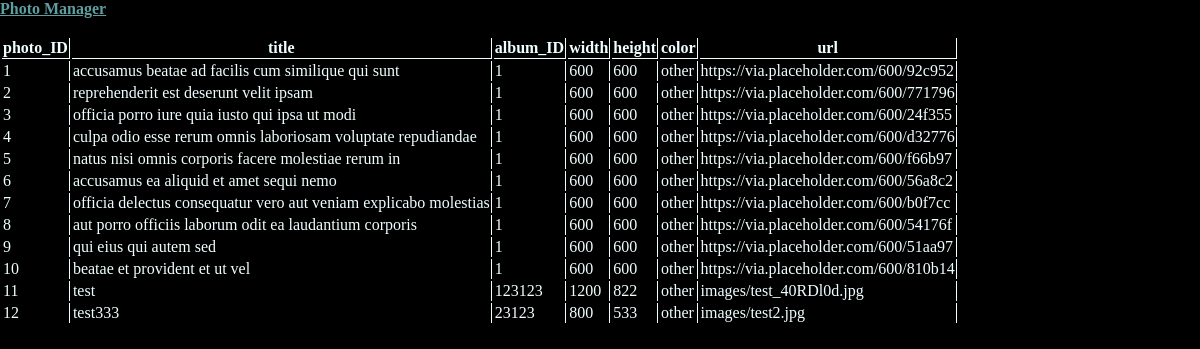
/photo-manager/options/read, run on an earlier commit of the app's database.
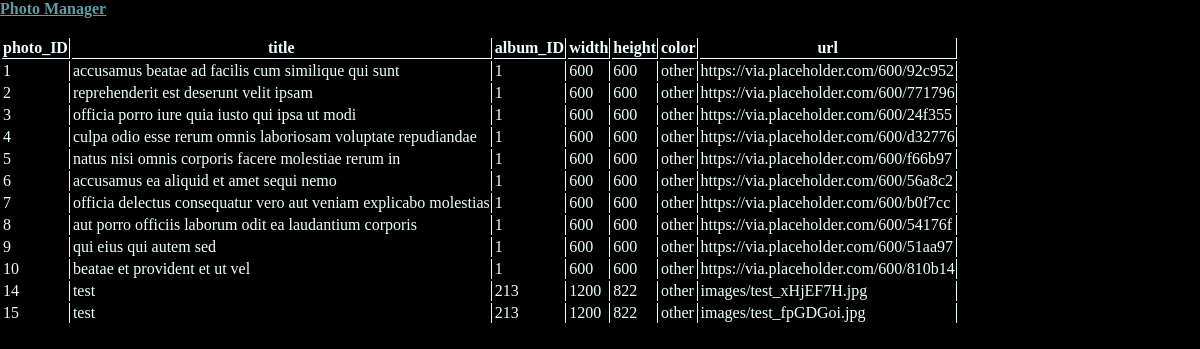
And on a later commit of the database.
### photo_manager/models.py (models this page shows)
class Photo(models.Model):
    photo_ID = models.AutoField(primary_key=True)
    title = models.CharField(max_length=200)
    album_ID = models.IntegerField()
    width = models.IntegerField()
    height = models.IntegerField()
    color = models.CharField(max_length=100)
    url = models.ImageField(upload_to='images')

### photo_manager/views.py (the view)
# urls.py: path('photo-manager/options/read', views.read, name='option-read'),
def read(request):
    photos = Photo.objects.all()
    field_names = [f.name for f in Photo._meta.get_fields()]
    object_fields = ['photo.' + field for field in field_names]
    context = {'photos': photos, 'field_names': field_names,
               'object_fields': object_fields}
    return render(request, 'photo_manager/options/read.html', context)

### photo_manager/templates/photo_manager/options/read.html
{% extends 'photo_manager/base/base.html' %}
{% block body %}
<br>
<div>
    <table class="photo_table">
        <tr>
            {% for field in field_names%}
            <th>{{ field }}</th>
            {% endfor %}
        </tr>
        {% for photo in photos %}
        <tr>
            <td>{{ photo.photo_ID}} </td>
            <td>{{ photo.title }} </td>
            <td>{{ photo.album_ID }} </td>
            <td>{{ photo.width }} </td>
            <td>{{ photo.height }} </td>
            <td>{{ photo.color }} </td>
            <td>{{ photo.url }} </td>
        </tr>
        {% empty %}
        <p>Sorry, no images found in the database. Please <a href="{% url 'option-create' %}">add manually</a> or <a
                href="{% url 'option-initialize-database' %}">initalize the database</a>.</p>
        </p>
        {% endfor %}
    </table>
</div>
{% endblock %}

What changed in the data, as far as the page shows it:
removed Photo: photo_ID "11", title "test", album_ID "123123", width "1200", height "822", color "other", url "images/test_40RDl0d.jpg"
removed Photo: photo_ID "12", title "test333", album_ID "23123", width "800", height "533", color "other", url "images/test2.jpg"
added Photo: photo_ID "14", title "test", album_ID "213", width "1200", height "822", color "other", url "images/test_xHjEF7H.jpg"
added Photo: photo_ID "15", title "test", album_ID "213", width "1200", height "822", color "other", url "images/test_fpGDGoi.jpg"
